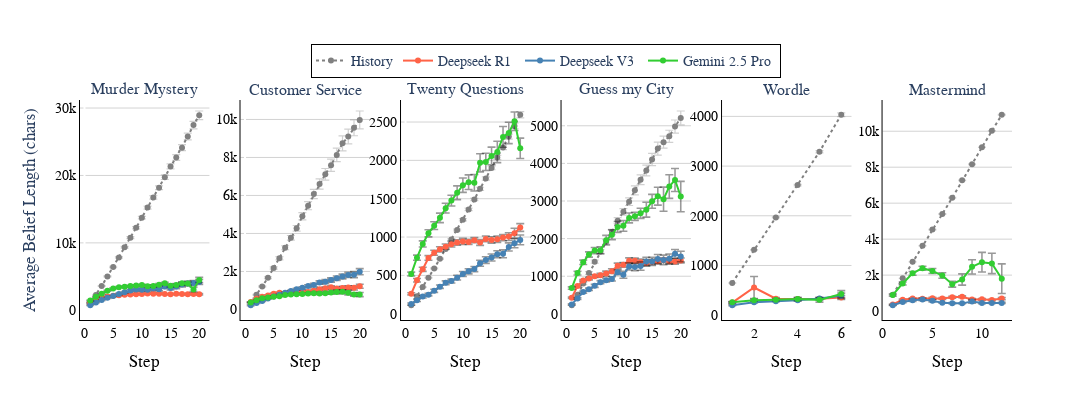

Notebook cell for this chart:
### Code cell
fig.show()

### Figure 1 — Plotly figure (JSON) as saved in the notebook; plotly's stock layout.template omitted (floating-point values rounded to 4 significant figures)
{"data": [{"error_y": {"array": [18.67, 34.83, 53.55, 74.66, 95.51, 113.0, 134.7, 148.2, 171.4, 196.2, 217.2, 252.2, 289.1, 347.9, 379.4, 420.1, 453.3, 502.2, 543.9, 635.8], "color": "rgba(100,100,100,0.3)", "thickness": 1.2, "type": "data", "visible": true}, "legendgroup": "history", "line": {"color": "gray", "dash": "dot", "width": 2}, "marker": {"color": "gray"}, "mode": "lines+markers", "name": "History", "showlegend": true, "type": "scatter", "x": [1, 2, 3, 4, 5, 6, 7, 8, 9, 10, 11, 12, 13, 14, 15, 16, 17, 18, 19, 20], "xaxis": "x", "y": [1113.0, 2274.0, 3597.0, 5030.0, 6434.0, 7848.0, 9352.0, 10770.0, 12240.0, 13740.0, 15230.0, 16750.0, 18170.0, 19750.0, 21340.0, 22660.0, 24120.0, 25770.0, 27460.0, 28920.0], "yaxis": "y"}, {"error_y": {"array": [46.97, 48.27, 43.54, 58.46, 57.88, 66.41, 77.12, 81.29, 82.28, 81.79, 77.67, 83.23, 80.44, 69.94, 81.24, 78.47, 82.15, 88.51, 106.4, 96.69], "color": "rgba(0,0,0,0.4)", "thickness": 1.6, "type": "data", "visible": true}, "legendgroup": "Deepseek R1 (ABBEL)", "line": {"color": "#FF6347", "width": 2}, "mode": "lines+markers", "name": "Deepseek R1 ", "showlegend": true, "type": "scatter", "x": [1, 2, 3, 4, 5, 6, 7, 8, 9, 10, 11, 12, 13, 14, 15, 16, 17, 18, 19, 20], "xaxis": "x", "y": [1078.0, 1593.0, 1891.0, 2045.0, 2141.0, 2239.0, 2291.0, 2358.0, 2397.0, 2429.0, 2484.0, 2471.0, 2464.0, 2406.0, 2377.0, 2439.0, 2406.0, 2390.0, 2406.0, 2391.0], "yaxis": "y"}, {"error_y": {"array": [41.18, 46.97, 68.12, 87.04, 99.19, 110.5, 131.9, 154.1, 197.8, 216.7, 230.5, 253.6, 251.5, 270.5, 282.7, 317.0, 348.1, 367.7, 357.5, 378.6], "color": "rgba(0,0,0,0.4)", "thickness": 1.6, "type": "data", "visible": true}, "legendgroup": "Deepseek V3 (ABBEL)", "line": {"color": "#4682B4", "width": 2}, "mode": "lines+markers", "name": "Deepseek V3 ", "showlegend": true, "type": "scatter", "x": [1, 2, 3, 4, 5, 6, 7, 8, 9, 10, 11, 12, 13, 14, 15, 16, 17, 18, 19, 20], "xaxis": "x", "y": [749.1, 1171.0, 1532.0, 1849.0, 2103.0, 2403.0, 2659.0, 2929.0, 3090.0, 3047.0, 3048.0, 3235.0, 3130.0, 3512.0, 3303.0, 3527.0, 3808.0, 3967.0, 4049.0, 4200.0], "yaxis": "y"}, {"error_y": {"array": [37.44, 53.31, 56.11, 67.08, 70.5, 75.23, 93.39, 95.13, 111.8, 117.8, 162.5, 187.2, 181.0, 141.0, 177.0, 215.8, 202.6, 224.7, 321.3, 389.4], "color": "rgba(0,0,0,0.4)", "thickness": 1.6, "type": "data", "visible": true}, "legendgroup": "Gemini 2.5 Pro (ABBEL)", "line": {"color": "#32CD32", "width": 2}, "mode": "lines+markers", "name": "Gemini 2.5 Pro ", "showlegend": true, "type": "scatter", "x": [1, 2, 3, 4, 5, 6, 7, 8, 9, 10, 11, 12, 13, 14, 15, 16, 17, 18, 19, 20], "xaxis": "x", "y": [1437.0, 1992.0, 2473.0, 2915.0, 3226.0, 3437.0, 3498.0, 3603.0, 3685.0, 3739.0, 3571.0, 3598.0, 3776.0, 3997.0, 3628.0, 3762.0, 3994.0, 3962.0, 3096.0, 4488.0], "yaxis": "y"}, {"error_y": {"array": [14.07, 20.81, 34.2, 46.67, 61.18, 83.29, 104.9, 123.1, 146.1, 187.7, 211.5, 246.1, 268.2, 304.1, 322.8, 354.6, 395.0, 388.7, 420.1, 471.8], "color": "rgba(100,100,100,0.3)", "thickness": 1.2, "type": "data", "visible": true}, "legendgroup": "history", "line": {"color": "gray", "dash": "dot", "width": 2}, "marker": {"color": "gray"}, "mode": "lines+markers", "name": "History", "showlegend": false, "type": "scatter", "x": [1, 2, 3, 4, 5, 6, 7, 8, 9, 10, 11, 12, 13, 14, 15, 16, 17, 18, 19, 20], "xaxis": "x2", "y": [357.0, 768.6, 1209.0, 1671.0, 2180.0, 2692.0, 3247.0, 3768.0, 4272.0, 4907.0, 5460.0, 6075.0, 6605.0, 7114.0, 7591.0, 8134.0, 8743.0, 9102.0, 9562.0, 9974.0], "yaxis": "y2"}, {"error_y": {"array": [15.99, 20.17, 21.71, 31.97, 39.44, 41.3, 43.75, 51.07, 52.99, 72.18, 72.85, 85.4, 81.17, 75.4, 85.27, 88.37, 97.33, 92.32, 111.8, 103.2], "color": "rgba(0,0,0,0.4)", "thickness": 1.6, "type": "data", "visible": true}, "legendgroup": "Deepseek R1 (ABBEL)", "line": {"color": "#FF6347", "width": 2}, "mode": "lines+markers", "name": "Deepseek R1 ", "showlegend": false, "type": "scatter", "x": [1, 2, 3, 4, 5, 6, 7, 8, 9, 10, 11, 12, 13, 14, 15, 16, 17, 18, 19, 20], "xaxis": "x2", "y": [390.1, 567.4, 664.1, 734.4, 820.6, 874.7, 836.9, 931.5, 928.6, 940.0, 920.5, 986.9, 1056.0, 1110.0, 1163.0, 1101.0, 1126.0, 1153.0, 1138.0, 1220.0], "yaxis": "y2"}, {"error_y": {"array": [17.19, 18.85, 24.76, 26.57, 31.31, 33.81, 39.62, 42.53, 50.15, 58.14, 66.4, 83.45, 85.6, 106.5, 112.1, 115.1, 125.3, 134.1, 157.1, 163.3], "color": "rgba(0,0,0,0.4)", "thickness": 1.6, "type": "data", "visible": true}, "legendgroup": "Deepseek V3 (ABBEL)", "line": {"color": "#4682B4", "width": 2}, "mode": "lines+markers", "name": "Deepseek V3 ", "showlegend": false, "type": "scatter", "x": [1, 2, 3, 4, 5, 6, 7, 8, 9, 10, 11, 12, 13, 14, 15, 16, 17, 18, 19, 20], "xaxis": "x2", "y": [220.3, 340.0, 448.1, 569.6, 677.6, 775.1, 881.0, 969.2, 1064.0, 1135.0, 1232.0, 1288.0, 1420.0, 1464.0, 1550.0, 1646.0, 1735.0, 1819.0, 1831.0, 1986.0], "yaxis": "y2"}, {"error_y": {"array": [10.42, 13.42, 16.12, 21.98, 22.83, 26.45, 32.14, 37.26, 37.58, 36.18, 36.27, 56.91, 48.62, 48.3, 71.66, 101.5, 106.9, 113.9, 89.21, 109.2], "color": "rgba(0,0,0,0.4)", "thickness": 1.6, "type": "data", "visible": true}, "legendgroup": "Gemini 2.5 Pro (ABBEL)", "line": {"color": "#32CD32", "width": 2}, "mode": "lines+markers", "name": "Gemini 2.5 Pro ", "showlegend": false, "type": "scatter", "x": [1, 2, 3, 4, 5, 6, 7, 8, 9, 10, 11, 12, 13, 14, 15, 16, 17, 18, 19, 20], "xaxis": "x2", "y": [360.7, 477.2, 585.6, 628.6, 665.0, 700.4, 758.3, 780.6, 795.5, 814.7, 843.2, 849.8, 837.2, 856.6, 885.5, 924.0, 931.7, 876.6, 791.0, 782.8], "yaxis": "y2"}, {"error_y": {"array": [1.745, 2.889, 3.847, 5.164, 6.431, 7.904, 9.427, 10.64, 12.04, 13.79, 15.51, 17.16, 20.36, 22.09, 24.22, 27.19, 29.57, 32.43, 35.54, 39.6], "color": "rgba(100,100,100,0.3)", "thickness": 1.2, "type": "data", "visible": true}, "legendgroup": "history", "line": {"color": "gray", "dash": "dot", "width": 2}, "marker": {"color": "gray"}, "mode": "lines+markers", "name": "History", "showlegend": false, "type": "scatter", "x": [1, 2, 3, 4, 5, 6, 7, 8, 9, 10, 11, 12, 13, 14, 15, 16, 17, 18, 19, 20], "xaxis": "x3", "y": [110.6, 227.4, 347.2, 468.8, 591.4, 717.4, 844.0, 968.5, 1092.0, 1226.0, 1361.0, 1491.0, 1629.0, 1764.0, 1902.0, 2037.0, 2169.0, 2310.0, 2448.0, 2595.0], "yaxis": "y3"}, {"error_y": {"array": [14.31, 23.17, 26.97, 30.33, 32.8, 33.4, 33.96, 36.53, 35.45, 39.65, 33.65, 33.56, 36.97, 38.29, 41.53, 41.78, 39.97, 50.03, 64.41, 50.21], "color": "rgba(0,0,0,0.4)", "thickness": 1.6, "type": "data", "visible": true}, "legendgroup": "Deepseek R1 (ABBEL)", "line": {"color": "#FF6347", "width": 2}, "mode": "lines+markers", "name": "Deepseek R1 ", "showlegend": false, "type": "scatter", "x": [1, 2, 3, 4, 5, 6, 7, 8, 9, 10, 11, 12, 13, 14, 15, 16, 17, 18, 19, 20], "xaxis": "x3", "y": [259.6, 436.7, 579.6, 727.4, 795.3, 839.6, 874.6, 906.5, 928.8, 943.5, 936.8, 958.7, 929.0, 976.1, 962.2, 972.3, 992.6, 1006.0, 1051.0, 1125.0], "yaxis": "y3"}, {"error_y": {"array": [13.46, 16.24, 17.52, 15.89, 20.27, 21.49, 24.89, 25.25, 31.01, 32.93, 33.3, 33.44, 38.96, 43.22, 45.12, 45.29, 52.61, 53.18, 59.04, 63.7], "color": "rgba(0,0,0,0.4)", "thickness": 1.6, "type": "data", "visible": true}, "legendgroup": "Deepseek V3 (ABBEL)", "line": {"color": "#4682B4", "width": 2}, "mode": "lines+markers", "name": "Deepseek V3 ", "showlegend": false, "type": "scatter", "x": [1, 2, 3, 4, 5, 6, 7, 8, 9, 10, 11, 12, 13, 14, 15, 16, 17, 18, 19, 20], "xaxis": "x3", "y": [126.2, 175.2, 223.1, 249.0, 298.6, 352.8, 403.0, 425.8, 470.3, 517.7, 553.4, 582.4, 658.6, 699.5, 733.4, 776.9, 782.6, 871.4, 919.4, 963.1], "yaxis": "y3"}, {"error_y": {"array": [25.5, 33.97, 40.0, 46.91, 51.05, 61.9, 63.56, 69.93, 89.73, 93.72, 94.98, 107.4, 118.8, 111.7, 115.5, 139.6, 135.2, 139.4, 120.6, 132.4], "color": "rgba(0,0,0,0.4)", "thickness": 1.6, "type": "data", "visible": true}, "legendgroup": "Gemini 2.5 Pro (ABBEL)", "line": {"color": "#32CD32", "width": 2}, "mode": "lines+markers", "name": "Gemini 2.5 Pro ", "showlegend": false, "type": "scatter", "x": [1, 2, 3, 4, 5, 6, 7, 8, 9, 10, 11, 12, 13, 14, 15, 16, 17, 18, 19, 20], "xaxis": "x3", "y": [517.5, 730.8, 909.5, 1049.0, 1149.0, 1251.0, 1376.0, 1475.0, 1578.0, 1676.0, 1716.0, 1708.0, 1968.0, 1980.0, 2057.0, 2110.0, 2306.0, 2358.0, 2511.0, 2158.0], "yaxis": "y3"}, {"error_y": {"array": [7.07, 18.74, 31.45, 36.48, 43.74, 52.05, 59.26, 69.58, 78.11, 87.13, 101.8, 117.7, 130.6, 141.1, 162.9, 173.8, 159.7, 161.3, 173.6, 184.4], "color": "rgba(100,100,100,0.3)", "thickness": 1.2, "type": "data", "visible": true}, "legendgroup": "history", "line": {"color": "gray", "dash": "dot", "width": 2}, "marker": {"color": "gray"}, "mode": "lines+markers", "name": "History", "showlegend": false, "type": "scatter", "x": [1, 2, 3, 4, 5, 6, 7, 8, 9, 10, 11, 12, 13, 14, 15, 16, 17, 18, 19, 20], "xaxis": "x4", "y": [228.5, 508.7, 810.0, 1085.0, 1388.0, 1659.0, 1914.0, 2176.0, 2478.0, 2713.0, 2983.0, 3283.0, 3566.0, 3811.0, 4106.0, 4394.0, 4564.0, 4720.0, 4980.0, 5209.0], "yaxis": "y4"}, {"error_y": {"array": [18.96, 16.96, 23.66, 33.96, 34.49, 46.08, 65.0, 63.57, 71.11, 63.32, 78.5, 71.37, 85.82, 83.91, 67.56, 62.76, 55.66, 69.55, 69.76, 64.66], "color": "rgba(0,0,0,0.4)", "thickness": 1.6, "type": "data", "visible": true}, "legendgroup": "Deepseek R1 (ABBEL)", "line": {"color": "#FF6347", "width": 2}, "mode": "lines+markers", "name": "Deepseek R1 ", "showlegend": false, "type": "scatter", "x": [1, 2, 3, 4, 5, 6, 7, 8, 9, 10, 11, 12, 13, 14, 15, 16, 17, 18, 19, 20], "xaxis": "x4", "y": [427.3, 738.4, 885.6, 936.6, 998.8, 1029.0, 1072.0, 1135.0, 1278.0, 1303.0, 1410.0, 1413.0, 1369.0, 1349.0, 1383.0, 1395.0, 1434.0, 1395.0, 1392.0, 1420.0], "yaxis": "y4"}, {"error_y": {"array": [15.46, 22.82, 27.04, 29.8, 39.43, 41.66, 45.35, 56.37, 65.41, 90.3, 93.6, 97.56, 112.4, 110.5, 110.3, 121.0, 126.6, 129.4, 115.0, 138.6], "color": "rgba(0,0,0,0.4)", "thickness": 1.6, "type": "data", "visible": true}, "legendgroup": "Deepseek V3 (ABBEL)", "line": {"color": "#4682B4", "width": 2}, "mode": "lines+markers", "name": "Deepseek V3 ", "showlegend": false, "type": "scatter", "x": [1, 2, 3, 4, 5, 6, 7, 8, 9, 10, 11, 12, 13, 14, 15, 16, 17, 18, 19, 20], "xaxis": "x4", "y": [250.3, 405.1, 577.6, 654.4, 743.6, 841.6, 892.8, 929.6, 1104.0, 1038.0, 1261.0, 1243.0, 1270.0, 1395.0, 1395.0, 1457.0, 1434.0, 1463.0, 1597.0, 1525.0], "yaxis": "y4"}, {"error_y": {"array": [32.4, 49.17, 58.1, 70.27, 81.44, 94.78, 127.5, 130.7, 143.9, 143.0, 131.1, 107.8, 135.1, 198.1, 184.3, 238.4, 321.4, 313.8, 306.0, 404.3], "color": "rgba(0,0,0,0.4)", "thickness": 1.6, "type": "data", "visible": true}, "legendgroup": "Gemini 2.5 Pro (ABBEL)", "line": {"color": "#32CD32", "width": 2}, "mode": "lines+markers", "name": "Gemini 2.5 Pro ", "showlegend": false, "type": "scatter", "x": [1, 2, 3, 4, 5, 6, 7, 8, 9, 10, 11, 12, 13, 14, 15, 16, 17, 18, 19, 20], "xaxis": "x4", "y": [685.7, 1083.0, 1370.0, 1578.0, 1684.0, 1690.0, 1958.0, 2103.0, 2311.0, 2339.0, 2550.0, 2592.0, 2673.0, 2770.0, 2992.0, 3128.0, 3047.0, 3384.0, 3560.0, 3119.0], "yaxis": "y4"}, {"error_y": {"array": [2.821, 6.772, 11.3, 15.19, 21.36, 38.56], "color": "rgba(100,100,100,0.3)", "thickness": 1.2, "type": "data", "visible": true}, "legendgroup": "history", "line": {"color": "gray", "dash": "dot", "width": 2}, "marker": {"color": "gray"}, "mode": "lines+markers", "name": "History", "showlegend": false, "type": "scatter", "x": [1, 2, 3, 4, 5, 6], "xaxis": "x5", "y": [649.2, 1314.0, 1967.0, 2618.0, 3288.0, 4033.0], "yaxis": "y5"}, {"error_y": {"array": [18.05, 222.1, 20.86, 24.63, 25.5, 38.66], "color": "rgba(0,0,0,0.4)", "thickness": 1.6, "type": "data", "visible": true}, "legendgroup": "Deepseek R1 (ABBEL)", "line": {"color": "#FF6347", "width": 2}, "mode": "lines+markers", "name": "Deepseek R1 ", "showlegend": false, "type": "scatter", "x": [1, 2, 3, 4, 5, 6], "xaxis": "x5", "y": [252.8, 556.2, 331.9, 322.6, 330.1, 355.6], "yaxis": "y5"}, {"error_y": {"array": [9.91, 12.76, 11.77, 12.91, 18.01, 54.02], "color": "rgba(0,0,0,0.4)", "thickness": 1.6, "type": "data", "visible": true}, "legendgroup": "Deepseek V3 (ABBEL)", "line": {"color": "#4682B4", "width": 2}, "mode": "lines+markers", "name": "Deepseek V3 ", "showlegend": false, "type": "scatter", "x": [1, 2, 3, 4, 5, 6], "xaxis": "x5", "y": [199.4, 259.4, 282.2, 300.0, 336.4, 389.9], "yaxis": "y5"}, {"error_y": {"array": [13.47, 16.95, 21.66, 32.7, 45.62, 68.51], "color": "rgba(0,0,0,0.4)", "thickness": 1.6, "type": "data", "visible": true}, "legendgroup": "Gemini 2.5 Pro (ABBEL)", "line": {"color": "#32CD32", "width": 2}, "mode": "lines+markers", "name": "Gemini 2.5 Pro ", "showlegend": false, "type": "scatter", "x": [1, 2, 3, 4, 5, 6], "xaxis": "x5", "y": [259.7, 300.6, 310.7, 324.7, 307.6, 425.0], "yaxis": "y5"}, {"error_y": {"array": [0.0, 0.0, 0.0, 8.315, 12.46, 18.71, 21.76, 14.88, 18.44, 12.93, 10.56, 17.6], "color": "rgba(100,100,100,0.3)", "thickness": 1.2, "type": "data", "visible": true}, "legendgroup": "history", "line": {"color": "gray", "dash": "dot", "width": 2}, "marker": {"color": "gray"}, "mode": "lines+markers", "name": "History", "showlegend": false, "type": "scatter", "x": [1, 2, 3, 4, 5, 6, 7, 8, 9, 10, 11, 12], "xaxis": "x6", "y": [913.0, 1826.0, 2739.0, 3637.0, 4531.0, 5401.0, 6296.0, 7270.0, 8166.0, 9107.0, 10030.0, 10920.0], "yaxis": "y6"}, {"error_y": {"array": [25.37, 43.96, 45.56, 55.14, 55.74, 54.49, 55.6, 49.71, 54.8, 45.75, 40.76, 59.54], "color": "rgba(0,0,0,0.4)", "thickness": 1.6, "type": "data", "visible": true}, "legendgroup": "Deepseek R1 (ABBEL)", "line": {"color": "#FF6347", "width": 2}, "mode": "lines+markers", "name": "Deepseek R1 ", "showlegend": false, "type": "scatter", "x": [1, 2, 3, 4, 5, 6, 7, 8, 9, 10, 11, 12], "xaxis": "x6", "y": [368.6, 631.0, 695.8, 690.0, 710.3, 699.5, 770.7, 798.1, 643.5, 657.3, 611.9, 697.6], "yaxis": "y6"}, {"error_y": {"array": [14.91, 32.69, 64.97, 70.73, 63.42, 22.62, 29.23, 20.71, 100.5, 32.85, 25.27, 29.72], "color": "rgba(0,0,0,0.4)", "thickness": 1.6, "type": "data", "visible": true}, "legendgroup": "Deepseek V3 (ABBEL)", "line": {"color": "#4682B4", "width": 2}, "mode": "lines+markers", "name": "Deepseek V3 ", "showlegend": false, "type": "scatter", "x": [1, 2, 3, 4, 5, 6, 7, 8, 9, 10, 11, 12], "xaxis": "x6", "y": [325.1, 501.1, 604.4, 644.9, 575.0, 458.1, 439.7, 430.0, 536.2, 444.0, 450.2, 454.8], "yaxis": "y6"}, {"error_y": {"array": [64.62, 84.11, 104.0, 107.0, 137.7, 151.3, 164.7, 312.6, 399.1, 544.7, 568.0, 823.0], "color": "rgba(0,0,0,0.4)", "thickness": 1.6, "type": "data", "visible": true}, "legendgroup": "Gemini 2.5 Pro (ABBEL)", "line": {"color": "#32CD32", "width": 2}, "mode": "lines+markers", "name": "Gemini 2.5 Pro ", "showlegend": false, "type": "scatter", "x": [1, 2, 3, 4, 5, 6, 7, 8, 9, 10, 11, 12], "xaxis": "x6", "y": [894.8, 1537.0, 2099.0, 2386.0, 2232.0, 1977.0, 1498.0, 1758.0, 2459.0, 2718.0, 2649.0, 1800.0], "yaxis": "y6"}], "layout": {"annotations": [{"font": {"size": 16}, "showarrow": false, "text": "Murder Mystery", "x": 0.06944, "xanchor": "center", "xref": "paper", "y": 1, "yanchor": "bottom", "yref": "paper"}, {"font": {"size": 16}, "showarrow": false, "text": "Customer Service", "x": 0.2417, "xanchor": "center", "xref": "paper", "y": 1, "yanchor": "bottom", "yref": "paper"}, {"font": {"size": 16}, "showarrow": false, "text": "Twenty Questions", "x": 0.4139, "xanchor": "center", "xref": "paper", "y": 1, "yanchor": "bottom", "yref": "paper"}, {"font": {"size": 16}, "showarrow": false, "text": "Guess my City", "x": 0.5861, "xanchor": "center", "xref": "paper", "y": 1, "yanchor": "bottom", "yref": "paper"}, {"font": {"size": 16}, "showarrow": false, "text": "Wordle", "x": 0.7583, "xanchor": "center", "xref": "paper", "y": 1, "yanchor": "bottom", "yref": "paper"}, {"font": {"size": 16}, "showarrow": false, "text": "Mastermind", "x": 0.9306, "xanchor": "center", "xref": "paper", "y": 1, "yanchor": "bottom", "yref": "paper"}], "font": {"family": "Times New Roman, serif", "size": 14}, "height": 400, "legend": {"bgcolor": "rgba(255,255,255,0.9)", "bordercolor": "black", "borderwidth": 1, "orientation": "h", "x": 0.5, "xanchor": "center", "y": 1.1, "yanchor": "bottom"}, "paper_bgcolor": "white", "plot_bgcolor": "white", "width": 1200, "xaxis": {"anchor": "y", "color": "black", "domain": [0, 0.1389], "linecolor": "black", "linewidth": 1, "showgrid": false, "showline": true, "title": {"text": "Step"}}, "xaxis2": {"anchor": "y2", "color": "black", "domain": [0.1722, 0.3111], "linecolor": "black", "linewidth": 1, "showgrid": false, "showline": true, "title": {"text": "Step"}}, "xaxis3": {"anchor": "y3", "color": "black", "domain": [0.3444, 0.4833], "linecolor": "black", "linewidth": 1, "showgrid": false, "showline": true, "title": {"text": "Step"}}, "xaxis4": {"anchor": "y4", "color": "black", "domain": [0.5167, 0.6556], "linecolor": "black", "linewidth": 1, "showgrid": false, "showline": true, "title": {"text": "Step"}}, "xaxis5": {"anchor": "y5", "color": "black", "domain": [0.6889, 0.8278], "linecolor": "black", "linewidth": 1, "showgrid": false, "showline": true, "title": {"text": "Step"}}, "xaxis6": {"anchor": "y6", "color": "black", "domain": [0.8611, 1], "linecolor": "black", "linewidth": 1, "showgrid": false, "showline": true, "title": {"text": "Step"}}, "yaxis": {"anchor": "x", "domain": [0, 1], "gridcolor": "lightgray", "linecolor": "black", "linewidth": 1, "showgrid": true, "showline": true, "tickfont": {"color": "black"}, "title": {"text": "Average Belief Length (chars)"}}, "yaxis2": {"anchor": "x2", "domain": [0, 1], "gridcolor": "lightgray", "linecolor": "black", "linewidth": 1, "showgrid": true, "showline": true, "tickfont": {"color": "black"}}, "yaxis3": {"anchor": "x3", "domain": [0, 1], "gridcolor": "lightgray", "linecolor": "black", "linewidth": 1, "showgrid": true, "showline": true, "tickfont": {"color": "black"}}, "yaxis4": {"anchor": "x4", "domain": [0, 1], "gridcolor": "lightgray", "linecolor": "black", "linewidth": 1, "showgrid": true, "showline": true, "tickfont": {"color": "black"}}, "yaxis5": {"anchor": "x5", "domain": [0, 1], "gridcolor": "lightgray", "linecolor": "black", "linewidth": 1, "showgrid": true, "showline": true, "tickfont": {"color": "black"}}, "yaxis6": {"anchor": "x6", "domain": [0, 1], "gridcolor": "lightgray", "linecolor": "black", "linewidth": 1, "showgrid": true, "showline": true, "tickfont": {"color": "black"}}}}
